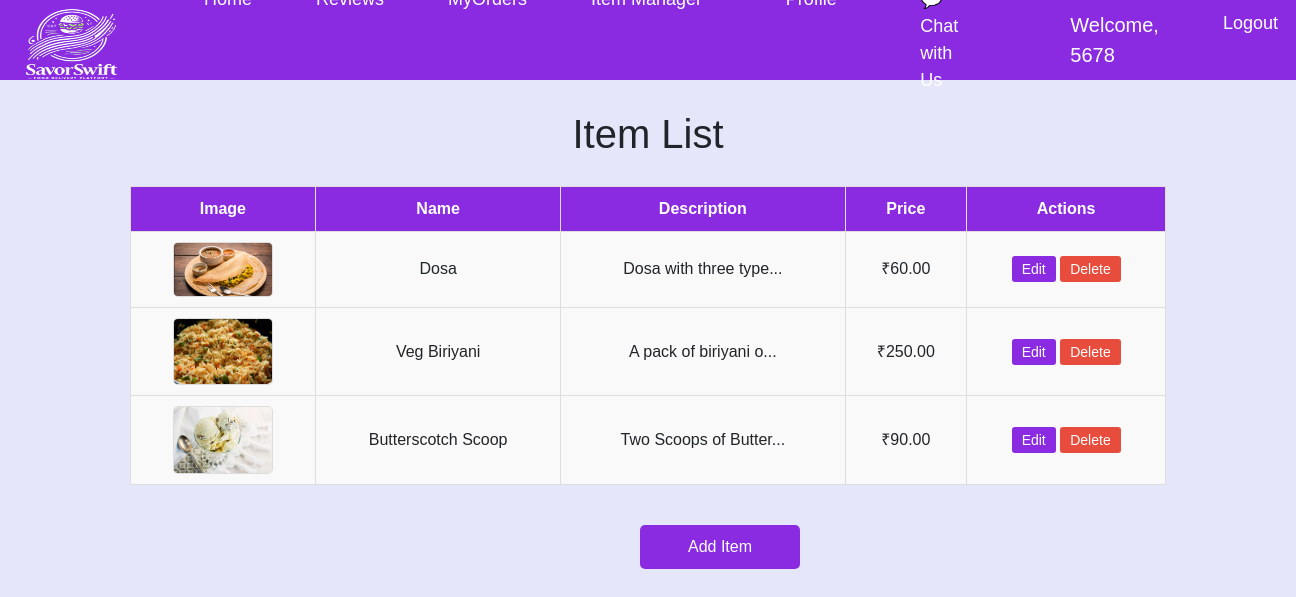
The app's page /restaurantapp/items/ (signed in), older data.
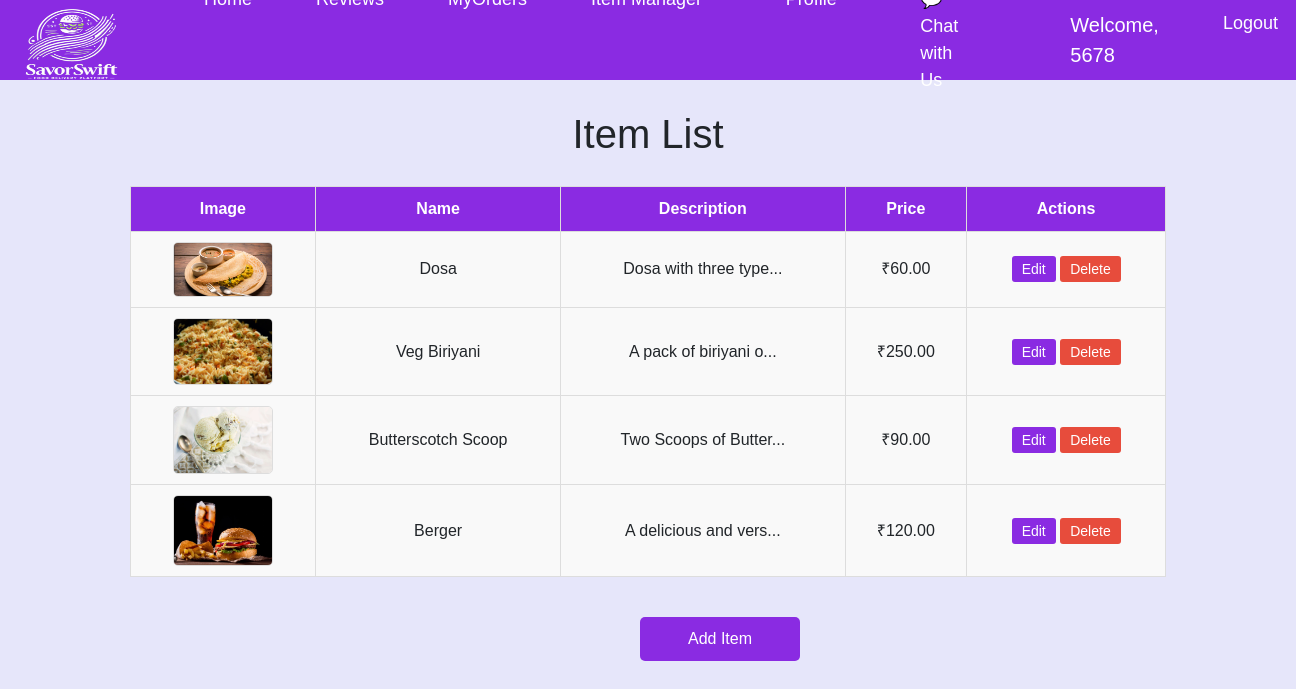
The same page, newer data.
### restaurantapp/models.py (models this page shows, shortened)
class Item(models.Model):
    name = models.CharField(max_length=255)
    image = models.ImageField(upload_to='item_images/')
    price=models.BigIntegerField(default=0)
    description = models.TextField()
    restaurant_user = models.ForeignKey(User, on_delete=models.CASCADE)

### restaurantapp/views.py (the view)
# urls.py: path('items/', views.item_list, name='item_list'),
def item_list(request):
    items = Item.objects.filter(restaurant_user=request.user)
    return render(request, 'restaurantapp/item_list.html', {'items': items})

### templates/restaurantapp/item_list.html (shortened to what this page needs)
{% extends 'NavBar/restaurantnavbar.html' %}
{% load static %}
    {% block body %}
</head>
<body>
<h1>Item List</h1>
<div class="table-container">
    <table class="item-table">
        <thead>
            <tr>
                <th>Image</th>
                <th>Name</th>
                <th>Description</th>
                <th>Price</th>
                <th>Actions</th>
            </tr>
        </thead>
        <tbody>
            {% for item in items %}
            <tr>
                <td><img src="{{ item.image.url }}" alt="{{ item.name }}" class="item-image"></td>
                <td>{{ item.name }}</td>
                <td>{{ item.description|slice:":20" }}{% if item.description|length > 20 %}...{% endif %}</td>
                <td>₹{{ item.price|floatformat:2 }}</td>
                <td>
                    <a href="{% url 'restaurantapp:edit_item' item.id %}" class="edit-button">Edit</a>
                    <a href="{% url 'restaurantapp:delete_item' item.id %}" class="delete-button">Delete</a>
                </td>
            </tr>
            {% endfor %}
        </tbody>
    </table>
</div>
<a href="{% url 'restaurantapp:add_item' %}" class="add-item-link">Add Item</a>
{% endblock %}

Row changes from the older to the newer data that the page shows:
added Item: image (picture), name "Berger", description "A delicious and vers", price "120.00"
